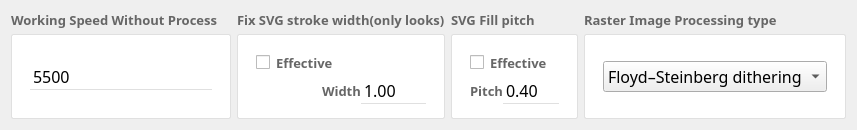
    <widget class="QFrame" name="frame_18">
     <property name="frameShape">
      <enum>QFrame::NoFrame</enum>
     </property>
     <property name="frameShadow">
      <enum>QFrame::Raised</enum>
     </property>
     <layout class="QHBoxLayout" name="horizontalLayout_13">
      <item>
       <widget class="QFrame" name="frame_11">
        <property name="frameShape">
         <enum>QFrame::NoFrame</enum>
        </property>
        <property name="frameShadow">
         <enum>QFrame::Raised</enum>
        </property>
        <layout class="QVBoxLayout" name="verticalLayout_14">
         <property name="spacing">
          <number>5</number>
         </property>
         <property name="leftMargin">
          <number>0</number>
         </property>
         <property name="topMargin">
          <number>0</number>
         </property>
         <property name="rightMargin">
          <number>0</number>
         </property>
         <property name="bottomMargin">
          <number>0</number>
         </property>
         <item>
          <widget class="QLabel" name="label_15">
           <property name="sizePolicy">
            <sizepolicy hsizetype="Preferred" vsizetype="Maximum">
             <horstretch>0</horstretch>
             <verstretch>0</verstretch>
            </sizepolicy>
           </property>
           <property name="font">
            <font>
             <family>Yu Gothic</family>
             <pointsize>10</pointsize>
             <weight>75</weight>
             <bold>true</bold>
            </font>
           </property>
           <property name="styleSheet">
            <string notr="true">color:#666;</string>
           </property>
           <property name="text">
            <string>Working Speed Without Process</string>
           </property>
          </widget>
         </item>
         <item>
          <widget class="QFrame" name="SpeedWithoutProcessFrame">
           <property name="sizePolicy">
            <sizepolicy hsizetype="Preferred" vsizetype="Maximum">
             <horstretch>0</horstretch>
             <verstretch>0</verstretch>
            </sizepolicy>
           </property>
           <property name="minimumSize">
            <size>
             <width>0</width>
             <height>85</height>
            </size>
           </property>
           <property name="styleSheet">
            <string notr="true">#SpeedWithoutProcessFrame{
background-color:#fff;
border-radius:2px;
border-color:#e0e0e0; border-style:solid; border-width:1px;
}</string>
           </property>
           <property name="frameShape">
            <enum>QFrame::NoFrame</enum>
           </property>
           <property name="frameShadow">
            <enum>QFrame::Plain</enum>
           </property>
           <layout class="QHBoxLayout" name="horizontalLayout_11">
            <property name="spacing">
             <number>12</number>
            </property>
            <item>
             <widget class="QFrame" name="frame_17">
              <property name="sizePolicy">
               <sizepolicy hsizetype="Minimum" vsizetype="Preferred">
                <horstretch>0</horstretch>
                <verstretch>0</verstretch>
               </sizepolicy>
              </property>
              <property name="minimumSize">
               <size>
                <width>200</width>
                <height>0</height>
               </size>
              </property>
              <property name="styleSheet">
               <string notr="true">border-style:none;</string>
              </property>
              <property name="frameShape">
               <enum>QFrame::NoFrame</enum>
              </property>
              <property name="frameShadow">
               <enum>QFrame::Raised</enum>
              </property>
              <layout class="QVBoxLayout" name="verticalLayout_9">
               <item>
                <widget class="QSpinBox" name="SpeedControlEdit">
                 <property name="font">
                  <font>
                   <family>Yu Gothic</family>
                   <pointsize>12</pointsize>
                   <weight>50</weight>
                   <bold>false</bold>
                  </font>
                 </property>
                 <property name="styleSheet">
                  <string notr="true">background-color: transparent;
border: 1px solid transparent;
border-bottom-color:#E0E0E0;
border-radius:0px;</string>
                 </property>
                 <property name="alignment">
                  <set>Qt::AlignLeading|Qt::AlignLeft|Qt::AlignVCenter</set>
                 </property>
                 <property name="prefix">
                  <string/>
                 </property>
                 <property name="minimum">
                  <number>300</number>
                 </property>
                 <property name="maximum">
                  <number>6000</number>
                 </property>
                 <property name="singleStep">
                  <number>100</number>
                 </property>
                 <property name="value">
                  <number>5500</number>
                 </property>
                </widget>
               </item>
              </layout>
             </widget>
            </item>
           </layout>
          </widget>
         </item>
        </layout>
       </widget>
      </item>
      <item>
       <widget class="QFrame" name="frame_14">
        <property name="frameShape">
         <enum>QFrame::NoFrame</enum>
        </property>
        <property name="frameShadow">
         <enum>QFrame::Raised</enum>
        </property>
        <layout class="QVBoxLayout" name="verticalLayout_15">
         <property name="spacing">
          <number>5</number>
         </property>
         <property name="leftMargin">
          <number>0</number>
         </property>
         <property name="topMargin">
          <number>0</number>
         </property>
         <property name="rightMargin">
          <number>0</number>
         </property>
         <property name="bottomMargin">
          <number>0</number>
         </property>
         <item>
          <widget class="QLabel" name="label_14">
           <property name="sizePolicy">
            <sizepolicy hsizetype="Preferred" vsizetype="Maximum">
             <horstretch>0</horstretch>
             <verstretch>0</verstretch>
            </sizepolicy>
           </property>
           <property name="font">
            <font>
             <family>Yu Gothic</family>
             <pointsize>10</pointsize>
             <weight>75</weight>
             <bold>true</bold>
            </font>
           </property>
           <property name="styleSheet">
            <string notr="true">color:#666;</string>
           </property>
           <property name="text">
            <string>Fix SVG stroke width(only looks)</string>
           </property>
          </widget>
         </item>
         <item>
          <widget class="QFrame" name="Consider0TimeFrame">
           <property name="sizePolicy">
            <sizepolicy hsizetype="Preferred" vsizetype="Maximum">
             <horstretch>0</horstretch>
             <verstretch>0</verstretch>
            </sizepolicy>
           </property>
           <property name="minimumSize">
            <size>
             <width>0</width>
             <height>85</height>
            </size>
           </property>
           <property name="styleSheet">
            <string notr="true">#Consider0TimeFrame{
background-color:#fff;
border-radius:2px;
border-color:#e0e0e0; border-style:solid; border-width:1px;
}</string>
           </property>
           <property name="frameShape">
            <enum>QFrame::NoFrame</enum>
           </property>
           <property name="frameShadow">
            <enum>QFrame::Plain</enum>
           </property>
           <layout class="QVBoxLayout" name="verticalLayout_13">
            <property name="spacing">
             <number>12</number>
            </property>
            <item>
             <widget class="QFrame" name="frame_15">
              <property name="frameShape">
               <enum>QFrame::NoFrame</enum>
              </property>
              <property name="frameShadow">
               <enum>QFrame::Raised</enum>
              </property>
              <layout class="QVBoxLayout" name="verticalLayout_11">
               <property name="spacing">
                <number>0</number>
               </property>
               <property name="topMargin">
                <number>9</number>
               </property>
               <property name="bottomMargin">
                <number>0</number>
               </property>
               <item>
                <widget class="QCheckBox" name="StrokeWidthCheckBox">
                 <property name="font">
                  <font>
                   <family>Yu Gothic</family>
                   <pointsize>10</pointsize>
                   <weight>75</weight>
                   <bold>true</bold>
                  </font>
                 </property>
                 <property name="styleSheet">
                  <string notr="true">border: none;
border-bottom-color:#E0E0E0;
color:#666;</string>
                 </property>
                 <property name="text">
                  <string>Effective</string>
                 </property>
                 <property name="checked">
                  <bool>false</bool>
                 </property>
                </widget>
               </item>
               <item>
                <widget class="QFrame" name="frame_19">
                 <property name="frameShape">
                  <enum>QFrame::NoFrame</enum>
                 </property>
                 <property name="frameShadow">
                  <enum>QFrame::Raised</enum>
                 </property>
                 <layout class="QHBoxLayout" name="horizontalLayout_9">
                  <property name="spacing">
                   <number>0</number>
                  </property>
                  <property name="leftMargin">
                   <number>0</number>
                  </property>
                  <property name="topMargin">
                   <number>0</number>
                  </property>
                  <property name="rightMargin">
                   <number>0</number>
                  </property>
                  <property name="bottomMargin">
                   <number>0</number>
                  </property>
                  <item>
                   <spacer name="horizontalSpacer_3">
                    <property name="orientation">
                     <enum>Qt::Horizontal</enum>
                    </property>
                    <property name="sizeHint" stdset="0">
                     <size>
                      <width>40</width>
                      <height>20</height>
                     </size>
                    </property>
                   </spacer>
                  </item>
                  <item>
                   <widget class="QLabel" name="label_8">
                    <property name="font">
                     <font>
                      <family>Yu Gothic</family>
                      <pointsize>10</pointsize>
                      <weight>75</weight>
                      <bold>true</bold>
                     </font>
                    </property>
                    <property name="styleSheet">
                     <string notr="true">border: none;
border-bottom-color:#E0E0E0;
color:#666;</string>
                    </property>
                    <property name="text">
                     <string>Width</string>
                    </property>
                   </widget>
                  </item>
                  <item>
                   <widget class="QDoubleSpinBox" name="StrokeWidSelect">
                    <property name="font">
                     <font>
                      <family>Yu Gothic</family>
                      <pointsize>12</pointsize>
                      <weight>50</weight>
                      <bold>false</bold>
                     </font>
                    </property>
                    <property name="styleSheet">
                     <string notr="true">background-color: transparent;
border: 1px solid transparent;
border-bottom-color:#E0E0E0;
border-radius:0px;</string>
                    </property>
                    <property name="inputMethodHints">
                     <set>Qt::ImhDigitsOnly</set>
                    </property>
                    <property name="frame">
                     <bool>true</bool>
                    </property>
                    <property name="minimum">
                     <double>0.100000000000000</double>
                    </property>
                    <property name="maximum">
                     <double>10.000000000000000</double>
                    </property>
                    <property name="singleStep">
                     <double>0.500000000000000</double>
                    </property>
                    <property name="value">
                     <double>1.000000000000000</double>
                    </property>
                   </widget>
                  </item>
                 </layout>
                </widget>
               </item>
              </layout>
             </widget>
            </item>
           </layout>
          </widget>
         </item>
        </layout>
       </widget>
      </item>
      <item>
       <widget class="QFrame" name="frame_20">
        <property name="frameShape">
         <enum>QFrame::NoFrame</enum>
        </property>
        <property name="frameShadow">
         <enum>QFrame::Raised</enum>
        </property>
        <layout class="QVBoxLayout" name="verticalLayout_16">
         <property name="spacing">
          <number>5</number>
         </property>
         <property name="leftMargin">
          <number>0</number>
         </property>
         <property name="topMargin">
          <number>0</number>
         </property>
         <property name="rightMargin">
          <number>0</number>
         </property>
         <property name="bottomMargin">
          <number>0</number>
         </property>
         <item>
          <widget class="QLabel" name="label_16">
           <property name="sizePolicy">
            <sizepolicy hsizetype="Preferred" vsizetype="Maximum">
             <horstretch>0</horstretch>
             <verstretch>0</verstretch>
            </sizepolicy>
           </property>
           <property name="font">
            <font>
             <family>Yu Gothic</family>
             <pointsize>10</pointsize>
             <weight>75</weight>
             <bold>true</bold>
            </font>
           </property>
           <property name="styleSheet">
            <string notr="true">color:#666;</string>
           </property>
           <property name="text">
            <string>SVG Fill pitch</string>
           </property>
          </widget>
         </item>
         <item>
          <widget class="QFrame" name="FillSettingFrame">
           <property name="sizePolicy">
            <sizepolicy hsizetype="Preferred" vsizetype="Maximum">
             <horstretch>0</horstretch>
             <verstretch>0</verstretch>
            </sizepolicy>
           </property>
           <property name="minimumSize">
            <size>
             <width>0</width>
             <height>85</height>
            </size>
           </property>
           <property name="styleSheet">
            <string notr="true">#FillSettingFrame{
background-color:#fff;
border-radius:2px;
border-color:#e0e0e0; border-style:solid; border-width:1px;
}</string>
           </property>
           <property name="frameShape">
            <enum>QFrame::NoFrame</enum>
           </property>
           <property name="frameShadow">
            <enum>QFrame::Plain</enum>
           </property>
           <layout class="QVBoxLayout" name="verticalLayout_17">
            <property name="spacing">
             <number>12</number>
            </property>
            <item>
             <widget class="QFrame" name="frame_21">
              <property name="frameShape">
               <enum>QFrame::NoFrame</enum>
              </property>
              <property name="frameShadow">
               <enum>QFrame::Raised</enum>
              </property>
              <layout class="QVBoxLayout" name="verticalLayout_18">
               <property name="spacing">
                <number>0</number>
               </property>
               <property name="topMargin">
                <number>9</number>
               </property>
               <property name="bottomMargin">
                <number>0</number>
               </property>
               <item>
                <widget class="QCheckBox" name="FillmentCheckBox">
                 <property name="font">
                  <font>
                   <family>Yu Gothic</family>
                   <pointsize>10</pointsize>
                   <weight>75</weight>
                   <bold>true</bold>
                  </font>
                 </property>
                 <property name="styleSheet">
                  <string notr="true">border: none;
border-bottom-color:#E0E0E0;
color:#666;</string>
                 </property>
                 <property name="text">
                  <string>Effective</string>
                 </property>
                 <property name="checked">
                  <bool>false</bool>
                 </property>
                </widget>
               </item>
               <item>
                <widget class="QFrame" name="frame_22">
                 <property name="frameShape">
                  <enum>QFrame::NoFrame</enum>
                 </property>
                 <property name="frameShadow">
                  <enum>QFrame::Raised</enum>
                 </property>
                 <layout class="QHBoxLayout" name="horizontalLayout_12">
                  <property name="spacing">
                   <number>0</number>
                  </property>
                  <property name="leftMargin">
                   <number>0</number>
                  </property>
                  <property name="topMargin">
                   <number>0</number>
                  </property>
                  <property name="rightMargin">
                   <number>0</number>
                  </property>
                  <property name="bottomMargin">
                   <number>0</number>
                  </property>
                  <item>
                   <widget class="QLabel" name="label_9">
                    <property name="font">
                     <font>
                      <family>Yu Gothic</family>
                      <pointsize>10</pointsize>
                      <weight>75</weight>
                      <bold>true</bold>
                     </font>
                    </property>
                    <property name="styleSheet">
                     <string notr="true">border: none;
border-bottom-color:#E0E0E0;
color:#666;</string>
                    </property>
                    <property name="text">
                     <string>Pitch</string>
                    </property>
                   </widget>
                  </item>
                  <item>
                   <widget class="QDoubleSpinBox" name="FillPitchSelect">
                    <property name="font">
                     <font>
                      <family>Yu Gothic</family>
                      <pointsize>12</pointsize>
                      <weight>50</weight>
                      <bold>false</bold>
                     </font>
                    </property>
                    <property name="styleSheet">
                     <string notr="true">background-color: transparent;
border: 1px solid transparent;
border-bottom-color:#E0E0E0;
border-radius:0px;</string>
                    </property>
                    <property name="inputMethodHints">
                     <set>Qt::ImhDigitsOnly</set>
                    </property>
                    <property name="frame">
                     <bool>true</bool>
                    </property>
                    <property name="minimum">
                     <double>0.200000000000000</double>
                    </property>
                    <property name="maximum">
                     <double>1.000000000000000</double>
                    </property>
                    <property name="singleStep">
                     <double>0.100000000000000</double>
                    </property>
                    <property name="value">
                     <double>0.400000000000000</double>
                    </property>
                   </widget>
                  </item>
                 </layout>
                </widget>
               </item>
              </layout>
             </widget>
            </item>
           </layout>
          </widget>
         </item>
        </layout>
       </widget>
      </item>
      <item>
       <widget class="QFrame" name="frame_7">
        <property name="frameShape">
         <enum>QFrame::NoFrame</enum>
        </property>
        <property name="frameShadow">
         <enum>QFrame::Raised</enum>
        </property>
        <layout class="QVBoxLayout" name="verticalLayout_8">
         <property name="spacing">
          <number>5</number>
         </property>
         <property name="leftMargin">
          <number>0</number>
         </property>
         <property name="topMargin">
          <number>0</number>
         </property>
         <property name="rightMargin">
          <number>0</number>
         </property>
         <property name="bottomMargin">
          <number>0</number>
         </property>
         <item>
          <widget class="QLabel" name="label_10">
           <property name="font">
            <font>
             <family>Yu Gothic</family>
             <pointsize>10</pointsize>
             <weight>75</weight>
             <bold>true</bold>
             <underline>false</underline>
            </font>
           </property>
           <property name="styleSheet">
            <string notr="true">color:#666;
</string>
           </property>
           <property name="text">
            <string>Raster Image Processing type</string>
           </property>
          </widget>
         </item>
         <item>
          <widget class="QFrame" name="OtherSettingFrame">
           <property name="sizePolicy">
            <sizepolicy hsizetype="Preferred" vsizetype="Maximum">
             <horstretch>0</horstretch>
             <verstretch>0</verstretch>
            </sizepolicy>
           </property>
           <property name="minimumSize">
            <size>
             <width>0</width>
             <height>85</height>
            </size>
           </property>
           <property name="styleSheet">
            <string notr="true">#OtherSettingFrame{
background-color:#fff;
border-radius:2px;
border-color:#e0e0e0; border-style:solid; border-width:1px;
}</string>
           </property>
           <property name="frameShape">
            <enum>QFrame::NoFrame</enum>
           </property>
           <property name="frameShadow">
            <enum>QFrame::Plain</enum>
           </property>
           <layout class="QHBoxLayout" name="horizontalLayout">
            <property name="spacing">
             <number>12</number>
            </property>
            <item>
             <widget class="QFrame" name="frame_8">
              <property name="styleSheet">
               <string notr="true">#Frame_8{border-style:none;}</string>
              </property>
              <property name="frameShape">
               <enum>QFrame::NoFrame</enum>
              </property>
              <property name="frameShadow">
               <enum>QFrame::Raised</enum>
              </property>
              <layout class="QVBoxLayout" name="verticalLayout_2">
               <item>
                <widget class="QComboBox" name="RasterDealingComboBox">
                 <property name="font">
                  <font>
                   <family>Yu Gothic</family>
                   <pointsize>12</pointsize>
                  </font>
                 </property>
                 <property name="styleSheet">
                  <string notr="true"/>
                 </property>
                 <item>
                  <property name="text">
                   <string>Floyd–Steinberg dithering</string>
                  </property>
                 </item>
                 <item>
                  <property name="text">
                   <string>Binarize_simpleAverage</string>
                  </property>
                 </item>
                </widget>
               </item>
              </layout>
             </widget>
            </item>
           </layout>
          </widget>
         </item>
        </layout>
       </widget>
      </item>
     </layout>
    </widget>
